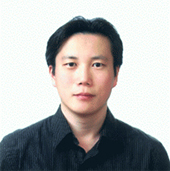
%> input picture bohyunghan.jpg, 170 x 171 px
$ octave Test.m   (GNU Octave 9; MATLAB toolbox functions it lacks are replaced by stand-ins)
%> lines starting %> are read from the running program, lines starting %| are printed output that depends on the picture
%> further down, I is the input picture: size 171x170x3 uint8; mean R, G, B 174.6, 174.4, 173.6
### detectFacialRegions.m
function  [Face, imgFace, LeftEye, RightEye, Mouth, LeftEyebrow,  RightEyebrow] = detectFacialRegions(I)
%  This function is to find the facial regions (eyes, mouth and eyebrows)
%  Reference:
%  Silva, Caroline; Schnitman, Leizer ;  Oliveira, Luciano. "Detection of Facial Landmarks
%  Using Local-Based Information". The 19th edition of the Brazilian Conference on Automation - CBA 2012,
%  Campina Grande, PB, Brazil (oral presentation), September 3, 2012.
%
%  Copyright 2014 by Caroline Pacheco do E.Silva
%  If you have any problem, please feel free to contact Caroline Pacheco do E.Silva.
%  lolyne.pacheco@gmail.com
%%

%To detect Face
 FDetect = vision.CascadeObjectDetector('FrontalFaceCART');
 Face = step(FDetect,I);
%> Face = [63 48 98 98]
 imgFace = (I(Face(1,2):Face(1,2)+Face(1,4),Face(1,1):Face(1,1)+Face(1,3),:));
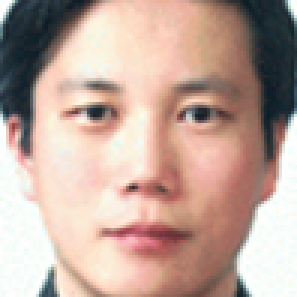
%> imgFace: size 99x99x3 uint8 (shown 3 times larger); mean R, G, B 192.1, 166.1, 155.3

 %To detect Left Eye
 EyeDetect = vision.CascadeObjectDetector('LeftEyeCART');
 Eye=step(EyeDetect,imgFace);
%> Eye = [22 24 22 22; 56 23 24 24]
 x = size(Eye);
%> x = [2 4]
 if x(1) == 2
     LeftEye  = Eye(1,:);
%> LeftEye = [22 24 22 22]
     RightEye = Eye(2,:);
%> RightEye = [56 23 24 24]
 else
     LeftEye = [0 0 0 0];
     RightEye = [0 0 0 0];
 end

%To detect Mouth
 MouthDetect = vision.CascadeObjectDetector('Mouth','MergeThreshold',16);
%> the run ends on the next line
 findMouth=step(MouthDetect,imgFace);
 orderMouth= sortrows(findMouth,2);
 posMouth = size(findMouth,1);
 Mouth = orderMouth(posMouth,:);

%To detect Left Eyebrow
 LeftEyebrow   = LeftEye;
 LeftEyebrow(4) = (LeftEyebrow(4)/2)-4;
 LeftEyebrow(3) = LeftEyebrow(3);
 LeftEyebrow(4) = uint8(LeftEyebrow(4));
 LeftEyebrow(3) = uint8(LeftEyebrow(3));

%To detect Right Eyebrow
 RightEyebrow  = RightEye;
 RightEyebrow(4) =  (RightEyebrow(4)/2);
 RightEyebrow(3) = RightEyebrow(3);
 RightEyebrow(4) = uint8(RightEyebrow(4));
 RightEyebrow(3) = uint8(RightEyebrow(3));

end

### Test.m
%  An example how to use landmarks points
%  The below codes are not optimized. It is straightforward for easy
%  understanding.
%  Copyright 2014 by Caroline Pacheco do E.Silva
%  If you have any problem, please feel free to contact Caroline Pacheco do E.Silva.
%  lolyne.pacheco@gmail.com
%
%  If the algorithm is tested with other databases,  you may need to change
%  some parameters (See the file readme)
%%

clc
clear all

% read the input image
I = imread('bohyunghan.jpg');
I = imresize(I, [224,224]);

[imgFace, LeftEye, RightEye, Mouth, LeftEyebrow,  RightEyebrow] = detectFacialRegions(I);

$ run again, with 1.jpg copied over bohyunghan.jpg
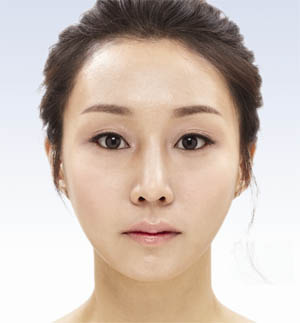
%> input picture 1.jpg, 300 x 323 px
%> I is the input picture: size 323x300x3 uint8; mean R, G, B 206.1, 190.7, 181
%> `I = imresize(I, [224,224]);`:
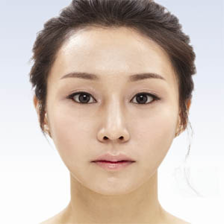
%> I: size 224x224x3 uint8; mean R, G, B 206.1, 190.7, 181
%> Face = [40 42 152 152]
%> in detectFacialRegions, `imgFace = (I(Face(1,2):Face(1,2)+Face(1,4),Face(1,1):Face(1,1)+Face(1,..`:
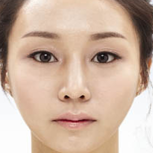
%> imgFace: size 153x153x3 uint8; mean R, G, B 203.6, 177.6, 159.6
%> Eye = [27 30 44 44; 83 27 48 48]
%> x = [2 4]
%> LeftEye = [27 30 44 44]
%> RightEye = [83 27 48 48]

$ run again, with 2.jpg copied over bohyunghan.jpg
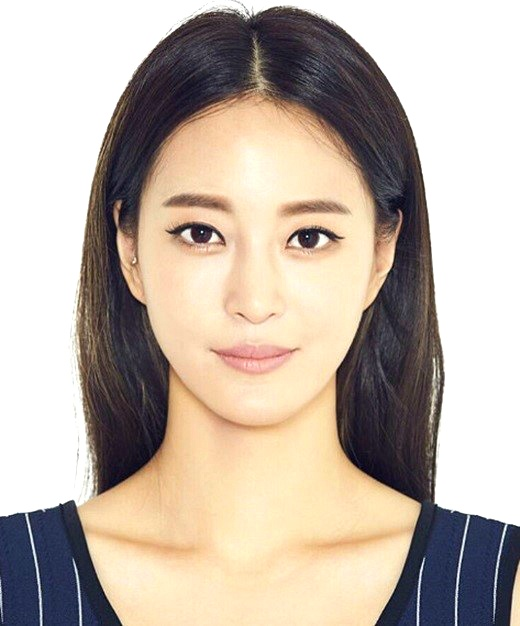
%> input picture 2.jpg, 520 x 626 px
%> I is the input picture: size 626x520x3 uint8; mean R, G, B 191.2, 178.6, 167.2
%> `I = imresize(I, [224,224]);`:
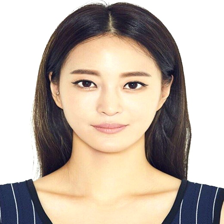
%> I: size 224x224x3 uint8; mean R, G, B 191.1, 178.6, 167.2
%> Face = [52 40 116 116]
%> in detectFacialRegions, `imgFace = (I(Face(1,2):Face(1,2)+Face(1,4),Face(1,1):Face(1,1)+Face(1,..`:
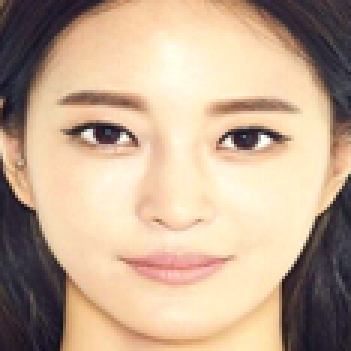
%> imgFace: size 117x117x3 uint8 (shown 3 times larger); mean R, G, B 193.6, 168.2, 144.3
%> Eye = [23 27 28 28; 72 30 26 26]
%> x = [2 4]
%> LeftEye = [23 27 28 28]
%> RightEye = [72 30 26 26]

$ run again, with by.jpg copied over bohyunghan.jpg
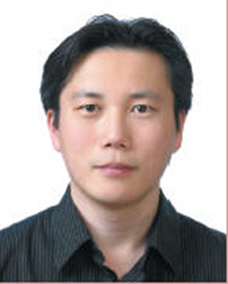
%> input picture by.jpg, 228 x 284 px
%> I is the input picture: size 284x228x3 uint8; mean R, G, B 172.6, 162.4, 159.5
%> `I = imresize(I, [224,224]);`:
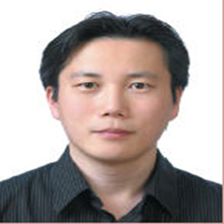
%> I: size 224x224x3 uint8; mean R, G, B 172.6, 162.4, 159.5
%> Face = [50 37 126 126]
%> in detectFacialRegions, `imgFace = (I(Face(1,2):Face(1,2)+Face(1,4),Face(1,1):Face(1,1)+Face(1,..`:
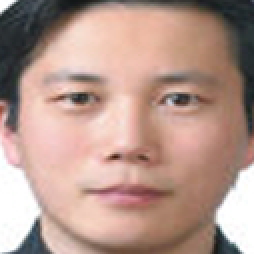
%> imgFace: size 127x127x3 uint8 (shown 2 times larger); mean R, G, B 181.4, 151.1, 140.3
%> Eye = [30 33 26 26; 76 32 29 29]
%> x = [2 4]
%> LeftEye = [30 33 26 26]
%> RightEye = [76 32 29 29]
